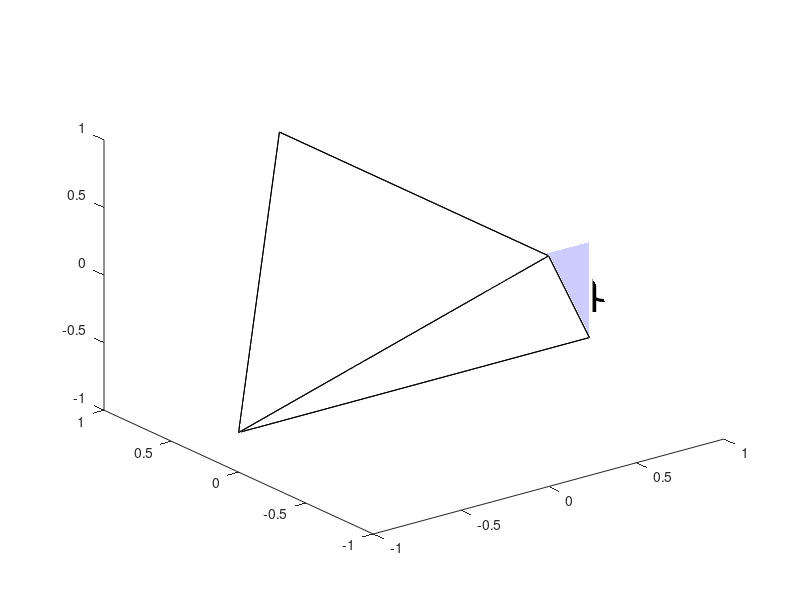
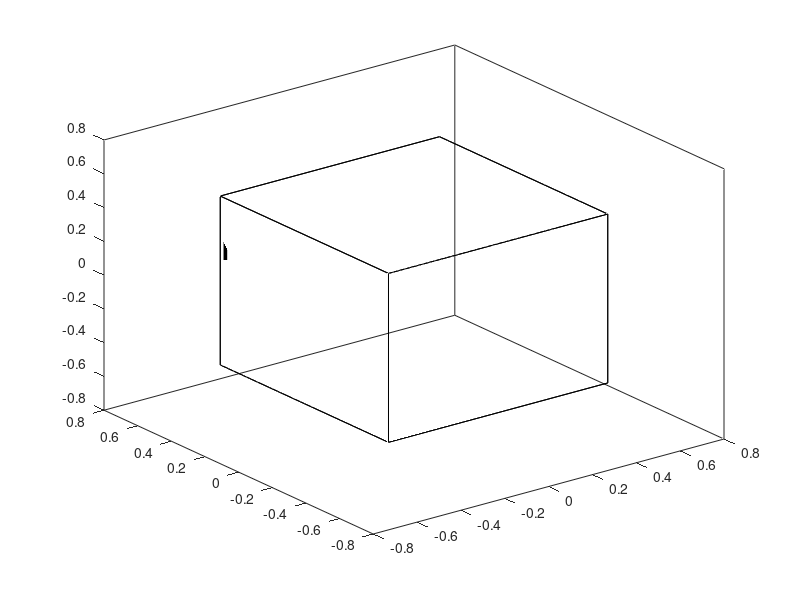

Here is the MATLAB script that generated these plots, in order: (Note: this script raises an error after producing the figures.)
close all
clear all
figure(1)
z = 1/sqrt(2);
S.Vertices = ([1,0,-z;-1,0,-z;0,1,z;0,-1,z]')';
S.Faces = [1,3,4;2,3,4;1,2,3;1,2,4];
S.FaceVertexCData = [ 1 ];
p = patch(S); hold on
set( p,'FaceColor',[1 1 1], ...
    'FaceAlpha',0.0,'FaceLighting','gouraud','EdgeColor','k')

[X,Y,Z]=sphere;
% use surf function to plot
R = 0.05;
centerSphere=surf(R*X,R*Y,R*Z);% center of mass sphere
set( centerSphere,'FaceColor',[0 0 0], ...
   'FaceAlpha',0.4,'FaceLighting','gouraud','EdgeColor','none');




theta0 = [[0; 0; 0], [1; 0;-z], [1; 0; 0]];
angletheta = fill3(theta0(1,:),theta0(2,:),theta0(3,:),'b');
set(angletheta,'FaceAlpha', 0.2, 'EdgeColor','none');
postxt = (([1; 0;-z]+ [1; 0; 0])/2);
Text = text(postxt(1), postxt(2), postxt(3), ['\beta'])

set(Text, ...
    'FontName'   , 'Modern No. 20' , ...
    'FontWeight' , 'bold'      );

set( Text                    , ...
    'FontSize'   , 30         , ...
    'FontWeight' , 'normal'   );

theta0 = [[0; 0; 0], [0; 1;z], [0; 1; 0]];
angletheta = fill3(theta0(1,:),theta0(2,:),theta0(3,:),'b');
set(angletheta,'FaceAlpha', 0.2, 'EdgeColor','none');
postxt = ([0,1,z] + [0, 1, 0])/2;
Text = text(postxt(1), postxt(2), postxt(3), ['\beta'])

set(Text, ...
    'FontName'   , 'Modern No. 20' , ...
    'FontWeight' , 'bold'      );

set( Text                    , ...
    'FontSize'   , 30         , ...
    'FontWeight' , 'normal'   );

% set(figure(1), 'Color', 'none', 'XColor', 'none', 'YColor', 'none', 'ZColor', 'none')

%%cube
figure(2)
xc=0; yc=0; zc=0;    % coordinated of the center
L=1;                 % cube size (length of an edge)


X = [0 0 0 0 0 1; 1 0 1 1 1 1; 1 0 1 1 1 1; 0 0 0 0 0 1];
Y = [0 0 0 0 1 0; 0 1 0 0 1 1; 0 1 1 1 1 1; 0 0 1 1 1 0];
Z = [0 0 1 0 0 0; 0 0 1 0 0 0; 1 1 1 0 1 1; 1 1 1 0 1 1];

C='blue';                  % unicolor

X = L*(X-0.5) + xc;
Y = L*(Y-0.5) + yc;
Z = L*(Z-0.5) + zc; 

p = fill3(X,Y,Z,C); hold on   % draw cube

set( p,'FaceColor',[1 1 1], ...
    'FaceAlpha',0.0,'FaceLighting','gouraud','EdgeColor','k')


theta0 = [[0; 0; 0], [0.5;0.5;0], [0.5;0.5;-0.5]];
angletheta = fill3(theta0(1,:),theta0(2,:),theta0(3,:),'b');
set(angletheta,'FaceAlpha', 0.2, 'EdgeColor','none');
postxt = (([0.5;0.5;0]+ [0.5;0.5;-0.5])/2);
Text = text(postxt(1), postxt(2), postxt(3), ['\beta'])

set(Text, ...
    'FontName'   , 'Modern No. 20' , ...
    'FontWeight' , 'bold'      );

set( Text                    , ...
    'FontSize'   , 30         , ...
    'FontWeight' , 'normal'   );

theta0 = [[0; 0; 0], [-0.5;0.5;0], [-0.5;0.5;0.5]];
angletheta = fill3(theta0(1,:),theta0(2,:),theta0(3,:),'b');
set(angletheta,'FaceAlpha', 0.2, 'EdgeColor','none');
postxt = ([-0.5;0.5;0]+ [-0.5;0.5;0.5])/2;
Text = text(postxt(1), postxt(2), postxt(3), ['\beta'])

set(Text, ...
    'FontName'   , 'Modern No. 20' , ...
    'FontWeight' , 'bold'      );

set( Text                    , ...
    'FontSize'   , 30         , ...
    'FontWeight' , 'normal'   );
[X,Y,Z]=sphere;

% use surf function to plot
R = 0.05;
centerSphere=surf(R*X,R*Y,R*Z);% center of mass sphere
set( centerSphere,'FaceColor',[0 0 0], ...
   'FaceAlpha',0.4,'FaceLighting','gouraud','EdgeColor','none');

figure(3)

[V,F]=platonic_solid(3,1);
patch('Faces',F,'Vertices',V,'FaceColor','b','FaceAlpha',0.0,'EdgeColor','k','LineWidth',1);
hold on
[X,Y,Z]=sphere;

% use surf function to plot
R = 0.05;
centerSphere=surf(R*X,R*Y,R*Z);% center of mass sphere
set( centerSphere,'FaceColor',[0 0 0], ...
   'FaceAlpha',0.4,'FaceLighting','gouraud','EdgeColor','none');


theta0 = [[0; 0; 0], [-0.707;0.707;0], [-0.3535;0.3535;0.5]];
angletheta = fill3(theta0(1,:),theta0(2,:),theta0(3,:),'b');
set(angletheta,'FaceAlpha', 0.2, 'EdgeColor','none');
postxt = ([-0.5;0.5;0]+ [-0.5;0.5;0.5])/2;
Text = text(postxt(1), postxt(2), postxt(3), ['\beta'])

set(Text, ...
    'FontName'   , 'Modern No. 20' , ...
    'FontWeight' , 'bold'      );

set( Text                    , ...
    'FontSize'   , 30         , ...
    'FontWeight' , 'normal'   );